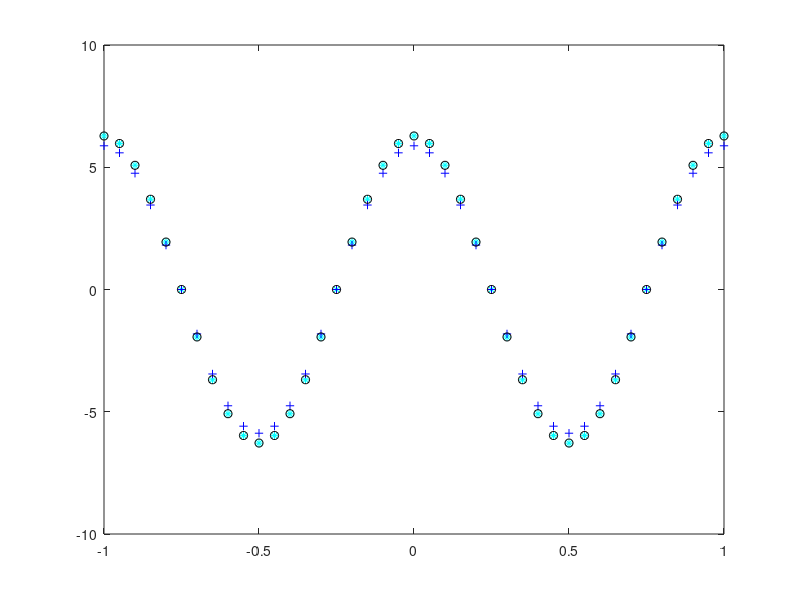

This chart was generated by the following MATLAB code: (Note: this script raises an error after producing the figure.)
x = (-1):0.05:1;
y = 2*pi*cos(2*pi*x);
figure,plot(x,y,'c*');
a  = (sin(2*pi*(x+0.1)) - sin(2*pi*(x-0.1)))/0.2;
b  = (sin(2*pi*(x+0.01)) - sin(2*pi*(x-0.01)))/0.02;
c  = (sin(2*pi*(x+0.001)) - sin(2*pi*(x-0.001)))/0.002;
d  = (sin(2*pi*(x+0.0001)) - sin(2*pi*(x-0.0001)))/0.0002;
hold on
plot(x,a,'b+');
plot(x,b,'ko');
plot(x,c,'rX');
plot(x,d,'gs');
legend('basic','0.1','0.01','0.001','0.0001');
title('prob4');
xlabel('x');
ylabel('2\picos(2\pix)');
hold off
